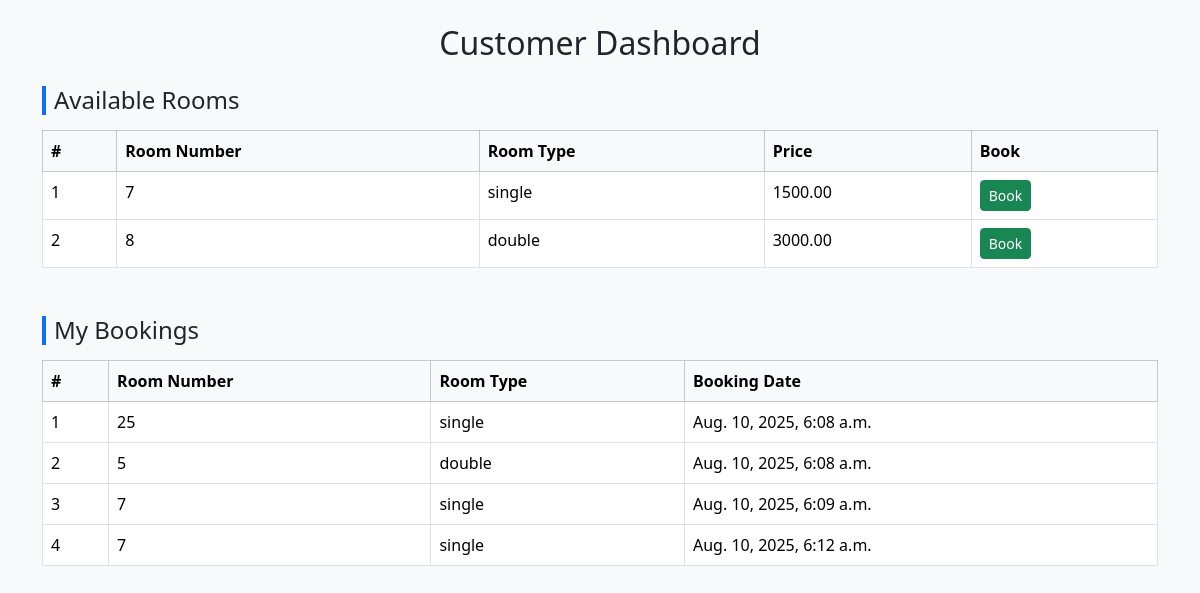
Page /customer/dashboard/ (signed in) on the committed database.
### hotel_app/models.py (models this page shows, shortened)
class Room(models.Model):
    ROOM_TYPES = [
        ('single', 'Single'),
        ('double', 'Double'),
        ('suite', 'Suite'),
    ]
    room_number = models.CharField(max_length=10, unique=True)
    room_type = models.CharField(max_length=10, choices=ROOM_TYPES)
    is_available = models.BooleanField(default=True)
    price_per_night = models.DecimalField(max_digits=7, decimal_places=2)

class Booking(models.Model):
    customer = models.ForeignKey(Customer, on_delete=models.CASCADE)
    room = models.ForeignKey(Room, on_delete=models.CASCADE)
    check_in = models.DateField(null=True, blank=True)
    check_out = models.DateField(null=True, blank=True)
    booking_date = models.DateTimeField(default=timezone.now)
    is_checked_in = models.BooleanField(default=False)
    is_checked_out = models.BooleanField(default=False)

### hotel_app/views.py (the view)
# urls.py: path('customer/dashboard/', views.customer_dashboard, name='customer_dashboard'),
@login_required
def customer_dashboard(request):
    customer_profile, created = Customer.objects.get_or_create(user=request.user)
    available_rooms = Room.objects.filter(is_available=True)
    my_bookings = Booking.objects.filter(customer=customer_profile)
    return render(request, 'hotel_app/customer_dashboard.html', {
        'available_rooms': available_rooms,
        'my_bookings': my_bookings
    })

### hotel_app/templates/hotel_app/customer_dashboard.html (shortened to what this page needs)
<!DOCTYPE html>
<html lang="en">
<head>
    <link href="https://cdn.jsdelivr.net/npm/bootstrap@5.3.3/dist/css/bootstrap.min.css" rel="stylesheet">
</head>
<body>
<div class="container py-4">
    <h2 class="text-center mb-4">Customer Dashboard</h2>
    <div class="mb-5">
        <h4 class="section-title">Available Rooms</h4>
        <table class="table table-bordered table-hover">
            <thead class="table-light">
                <tr>
                    <th>#</th>
                    <th>Room Number</th>
                    <th>Room Type</th>
                    <th>Price</th>
                    <th>Book</th>
                </tr>
            </thead>
            <tbody>
                {% for room in available_rooms %}
                <tr>
                    <td>{{ forloop.counter }}</td>
                    <td>{{ room.room_number }}</td>
                    <td>{{ room.room_type }}</td>
                    <td>{{ room.price_per_night }}</td>
                    <td>
                        <form method="POST" action="{% url 'book_room' room.id %}">
                            <button type="submit" class="btn btn-sm btn-success">Book</button>
                        </form>
                    </td>
                </tr>
                {% empty %}
                <tr><td colspan="5" class="text-center">No available rooms.</td></tr>
                {% endfor %}
            </tbody>
        </table>
    </div>
    <div>
        <h4 class="section-title">My Bookings</h4>
        <table class="table table-bordered table-hover">
            <thead class="table-light">
                <tr>
                    <th>#</th>
                    <th>Room Number</th>
                    <th>Room Type</th>
                    <th>Booking Date</th>
                </tr>
            </thead>
            <tbody>
                {% for booking in my_bookings %}
                <tr>
                    <td>{{ forloop.counter }}</td>
                    <td>{{ booking.room.room_number }}</td>
                    <td>{{ booking.room.room_type }}</td>
                    <td>{{ booking.booking_date }}</td>
                </tr>
                {% empty %}
                <tr><td colspan="4" class="text-center">No bookings found.</td></tr>
                {% endfor %}
            </tbody>
        </table>
    </div>
</div>
</body>
</html>

### hotel_app/templates/hotel_app/customer_dashboard.html (style rules this page uses)
body { background-color: #f8f9fa; }
.section-title { border-left: 4px solid #0d6efd; padding-left: 8px; margin-bottom: 15px; }

### rows in the picture
Room: room_number "7", room_type "single", price_per_night "1500.00"
Room: room_number "8", room_type "double", price_per_night "3000.00"
Booking: room.room_number "25", room.room_type "single", booking_date "Aug. 10, 2025, 6:08 a.m."
Booking: room.room_number "5", room.room_type "double", booking_date "Aug. 10, 2025, 6:08 a.m."
Booking: room.room_number "7", room.room_type "single", booking_date "Aug. 10, 2025, 6:09 a.m."
Booking: room.room_number "7", room.room_type "single", booking_date "Aug. 10, 2025, 6:12 a.m."
